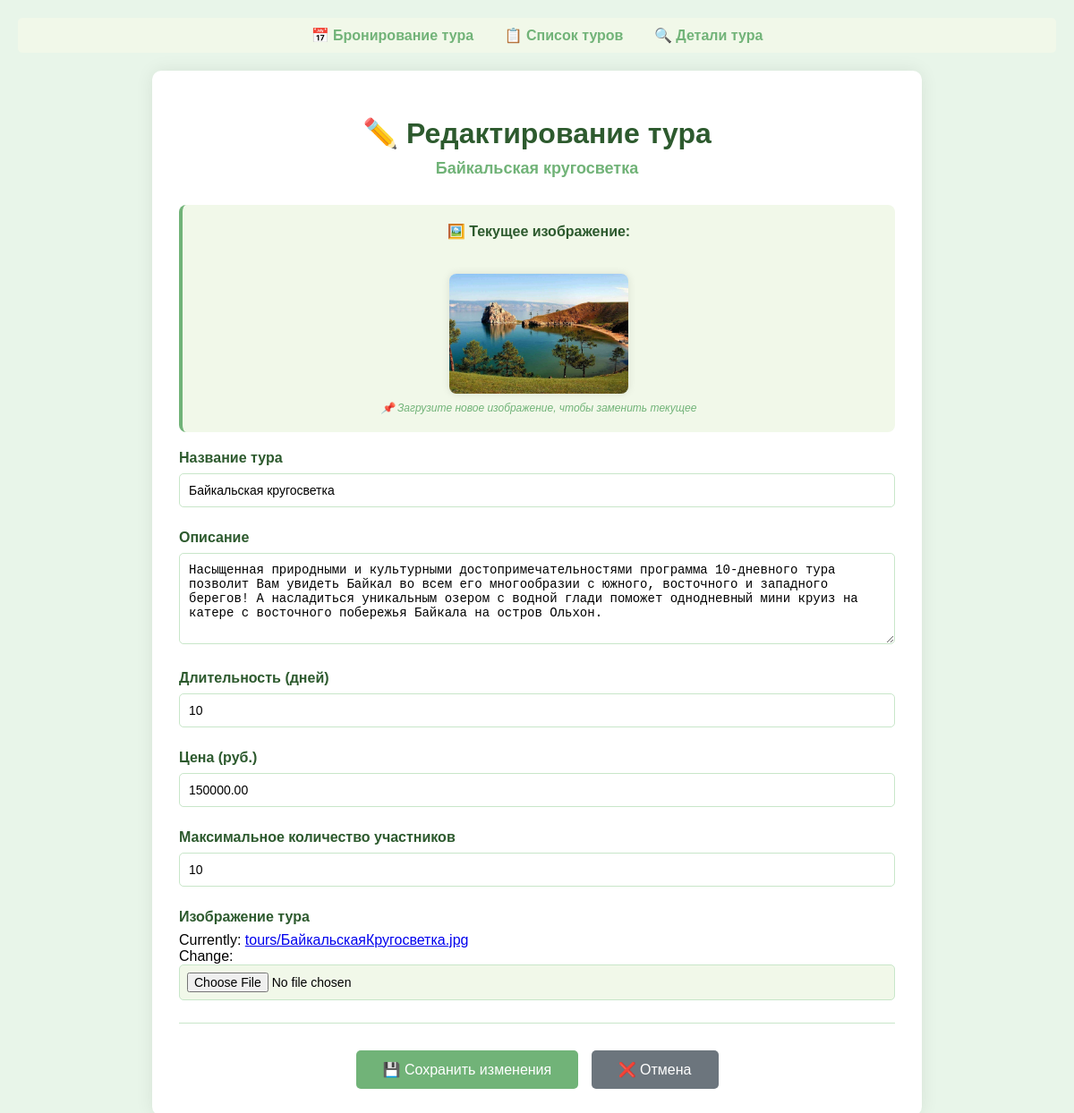
Page /tour/1/edit/ on the earlier database version.
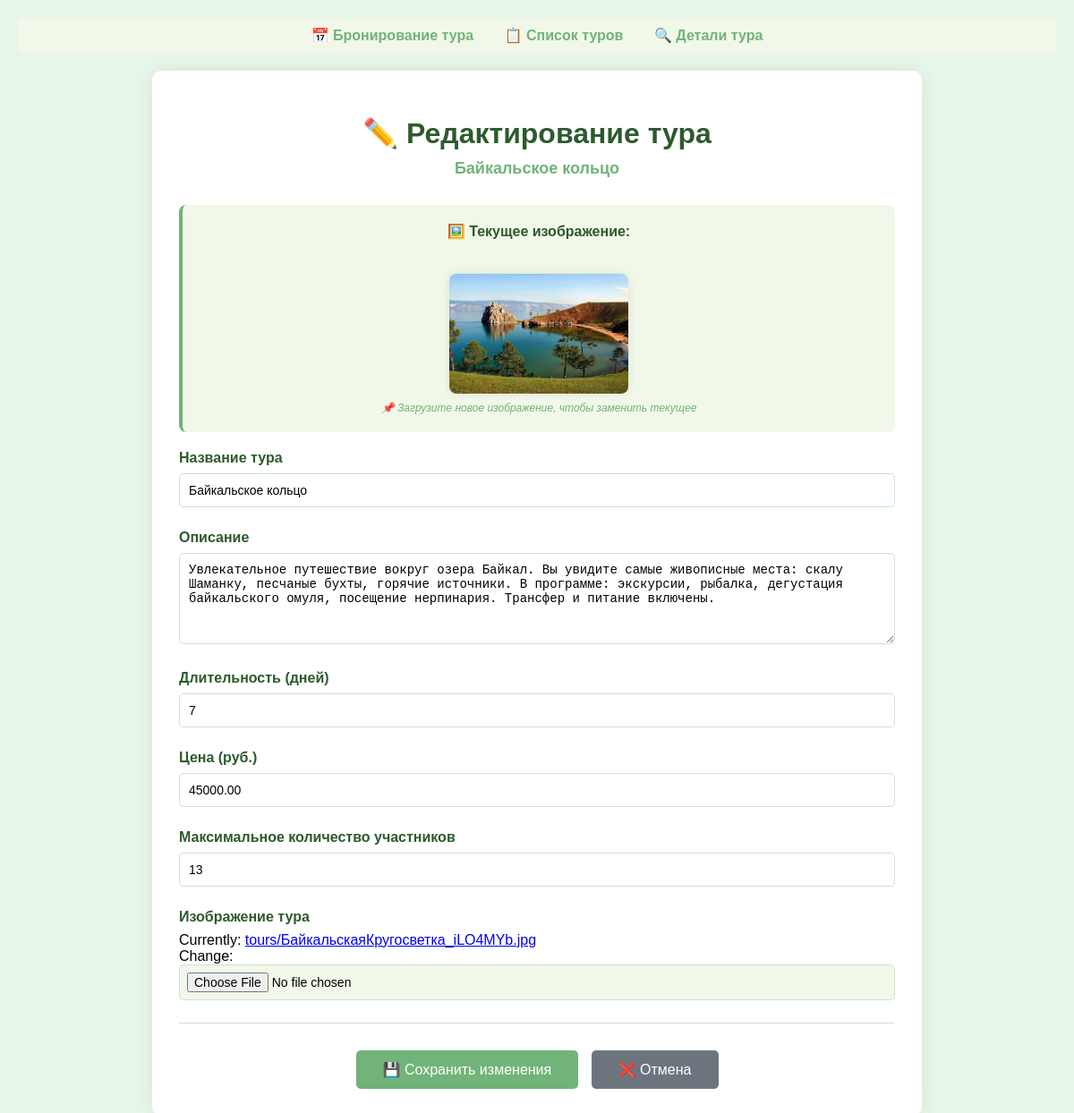
Same page on the later database version.
### booking/models.py (models this page shows, shortened)
class Tour(models.Model):
    objects = models.Manager()
    title = models.CharField(max_length=200)
    description = models.TextField()
    duration = models.IntegerField()
    price = models.DecimalField(max_digits=10,decimal_places=2)
    max_people = models.IntegerField()
    removed = models.BooleanField(default=False)
    image = models.ImageField(
        upload_to="tours/",
        default="tours/default.jpg")

### booking/views.py (the view)
# urls.py: path('tour/<int:pk>/edit/', views.tour_edit_view, name='tour_edit'),
def tour_edit_view(request, pk):
    tour = get_object_or_404(Tour, pk=pk)
    if request.method == "POST":
        form = TourForm(request.POST, request.FILES, instance=tour)
        if form.is_valid():
            form.save()
            return redirect('tour_detail', pk=tour.pk)
    else:
        form = TourForm(instance=tour)
    return render(
        request,
        "booking/tour_edit.html",
        {
            "form": form,
            "tour": tour
        }
    )

### booking/forms.py
class TourForm(forms.ModelForm):
    class Meta:
        model = Tour
        fields = ['title', 'description', 'duration', 'price', 'max_people', 'image']
        widgets = {
            'description': forms.Textarea(attrs={'rows': 5, 'cols': 40}),
            'duration': forms.NumberInput(attrs={'min': 1}),
            'price': forms.NumberInput(attrs={'step': 0.01, 'min': 0}),
            'max_people': forms.NumberInput(attrs={'min': 1}),
        }
        labels = {
            'title': 'Название тура',
            'description': 'Описание',
            'duration': 'Длительность (дней)',
            'price': 'Цена (руб.)',
            'max_people': 'Максимальное количество участников',
            'image': 'Изображение тура',
        }

### templates/booking/tour_edit.html (shortened to what this page needs)
<!DOCTYPE html>
<html>
<head>
{% load static %}
</head>
<body>
<div class="nav">
    <a href="{% url 'booking' %}">📅 Бронирование тура</a>
    <a href="{% url 'tour_list' %}">📋 Список туров</a>
    <a href="{% url 'tour_detail' tour.id %}">🔍 Детали тура</a>
</div>
<div class="container">
<h1>✏️ Редактирование тура</h1>
<h2>{{ tour.title }}</h2>
{% if tour.image %}
<div class="current-image">
    <strong>🖼️ Текущее изображение:</strong><br>
    <img src="{{ tour.image.url }}" alt="{{ tour.title }}">
    <div class="help-text">📌 Загрузите новое изображение, чтобы заменить текущее</div>
</div>
{% else %}
<div class="current-image">
    <strong>🖼️ Изображение отсутствует</strong>
    <div class="help-text">📌 Загрузите изображение для тура</div>
</div>
{% endif %}
<form method="post" enctype="multipart/form-data">
    {% for field in form %}
    <div class="form-group">
        <label for="{{ field.id_for_label }}">
            {% if field.label == "Title" %}
                📌 {{ field.label }}
            {% elif field.label == "Description" %}
                📝 {{ field.label }}
            {% elif field.label == "Duration" %}
                ⏱️ {{ field.label }}
            {% elif field.label == "Price" %}
                💰 {{ field.label }}
            {% elif field.label == "Max people" %}
                👥 {{ field.label }}
            {% elif field.label == "Image" %}
                🖼️ {{ field.label }}
            {% else %}
                {{ field.label }}
            {% endif %}
        </label>
        {{ field }}
    </div>
    {% endfor %}
    <hr>
    <div class="buttons">
        <button type="submit" class="btn-save">💾 Сохранить изменения</button>
        <a href="{% url 'tour_detail' tour.id %}" class="btn-cancel">❌ Отмена</a>
    </div>
</form>
</div>
</body>
</html>

Differences in the rows shown:
changed Tour: title "Байкальская кругосветка" → "Байкальское кольцо"; description "Насыщенная природными и культурными достопримечательностями программа 10-дневного тура позволит Вам увидеть Байкал во всем его многообразии с южного, восточного и западного берегов! А насладиться уникальным озером с водной глади поможет однодневный мини круиз на катере с восточного побережья Байкала на остров Ольхон." → "Увлекательное путешествие вокруг озера Байкал. Вы увидите самые живописные места: скалу Шаманку, песчаные бухты, горячие источники. В программе: экскурсии, рыбалка, дегустация байкальского омуля, посещение нерпинария. Трансфер и питание включены."; duration "10" → "7"; price "150000.00" → "45000.00"; max_people "10" → "13"
Other differences:
text no longer shown: "Currently: tours/БайкальскаяКругосветка.jpg Change:"
text now shown: "Currently: tours/БайкальскаяКругосветка_iLO4MYb.jpg Change:"
